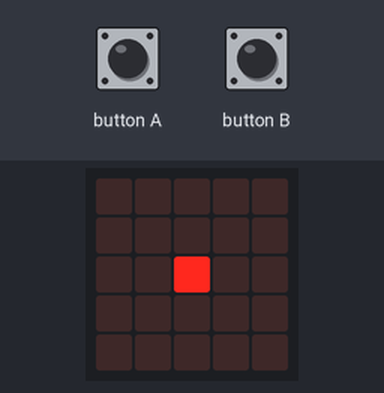
The program below on a simulated BBC micro:bit (MakeCode). Parts: the board's 5×5 LED display. The inputs (shaded band) are chosen by the test bench.

Above: at 1.2 s.
1.3 s: button A pressed for 0.15 s
At 2.3 s:
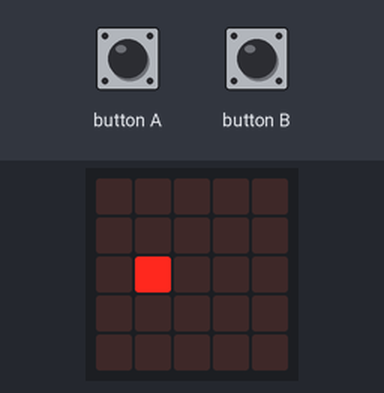
2.9 s: button A pressed for 0.15 s
At 3.5 s:
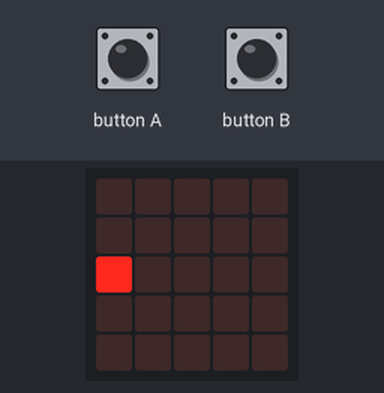
4.5 s: button A pressed for 0.15 s
At 5.8 s:
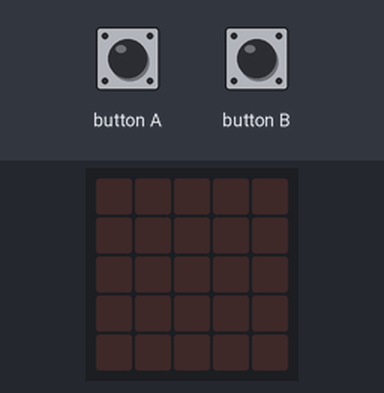
6.1 s: button A pressed for 0.15 s
At 7.1 s:
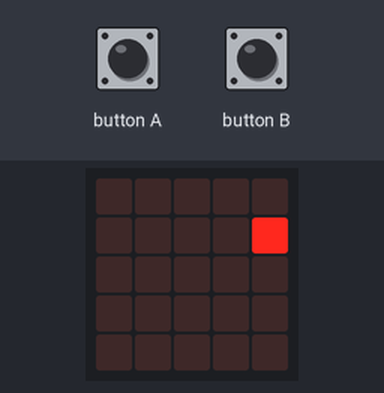
7.7 s: button A pressed for 0.15 s
At 8.3 s:
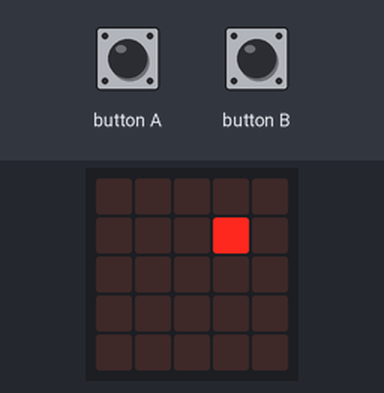
9.3 s: button A pressed for 0.15 s
At 10.8 s:
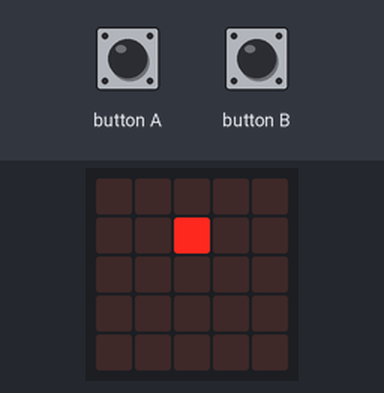
Timing chart, 0 to 11.9 s (numbered marks = the images above; inputs shaded):
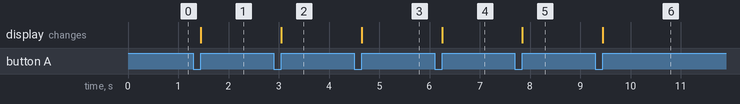

The program:

main.ts
```typescript
input.onButtonPressed(Button.A, function () {
    if (a > 0) {
        led.unplot(a, b)
        a += -1
        led.plot(a, b)
    } else if (a == 0) {
        led.unplot(a, b)
        b += -1
        a = 5
    }
})
input.onButtonPressed(Button.B, function () {
    if (a < 4) {
        led.unplot(a, b)
        a += 1
        led.plot(a, b)
    } else if (a == 4) {
        led.unplot(a, b)
        b += 1
        a = -1
    }
})
let b = 0
let a = 0
a = 2
b = 2
led.plot(a, b)
basic.forever(function () {

})
```

test.ts
```typescript
// les tests vont ici ; cela ne sera pas compilé si ce paquet est utilisé en tant qu'extension.
```

Measured:
- after the input at 1.3 s, the display: changes after 0.15 s (image 1)
- after the input at 2.9 s, the display: changes after 0.15 s (image 2)
- after the input at 4.5 s, the display: changes after 0.15 s (image 3)
- after the input at 6.1 s, the display: changes after 0.15 s (image 4)
- after the input at 7.7 s, the display: changes after 0.15 s (image 5)
- after the input at 9.3 s, the display: changes after 0.15 s (image 6)
